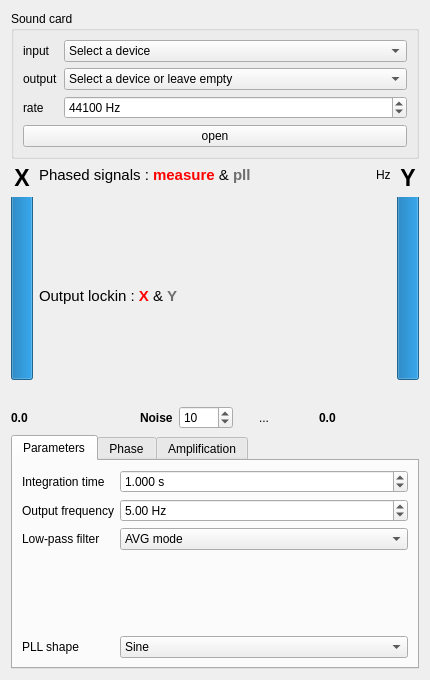
<?xml version="1.0" encoding="UTF-8"?>
<ui version="4.0">
 <class>LockinGui</class>
 <widget class="QWidget" name="LockinGui">
  <property name="geometry">
   <rect>
    <x>0</x>
    <y>0</y>
    <width>430</width>
    <height>680</height>
   </rect>
  </property>
  <property name="windowTitle">
   <string>PCSC-Lockin</string>
  </property>
  <property name="windowIcon">
   <iconset resource="images.qrc">
    <normaloff>:/icons/samovar-icon.png</normaloff>:/icons/samovar-icon.png</iconset>
  </property>
  <layout class="QVBoxLayout" name="verticalLayout_6">
   <item>
    <widget class="QGroupBox" name="groupBox_3">
     <property name="title">
      <string>Sound card</string>
     </property>
     <layout class="QVBoxLayout" name="verticalLayout_4">
      <item>
       <layout class="QFormLayout" name="formLayout_2">
        <item row="0" column="0">
         <widget class="QLabel" name="label_6">
          <property name="text">
           <string>input</string>
          </property>
         </widget>
        </item>
        <item row="2" column="0">
         <widget class="QLabel" name="label_8">
          <property name="text">
           <string>rate</string>
          </property>
         </widget>
        </item>
        <item row="0" column="1">
         <widget class="QComboBox" name="combodevice">
          <item>
           <property name="text">
            <string>Select a device</string>
           </property>
          </item>
         </widget>
        </item>
        <item row="2" column="1">
         <layout class="QHBoxLayout" name="horizontalLayout_8">
          <item>
           <widget class="QSpinBox" name="rate">
            <property name="suffix">
             <string> Hz</string>
            </property>
            <property name="maximum">
             <number>999999</number>
            </property>
            <property name="singleStep">
             <number>1000</number>
            </property>
            <property name="value">
             <number>44100</number>
            </property>
           </widget>
          </item>
         </layout>
        </item>
        <item row="1" column="0">
         <widget class="QLabel" name="label_12">
          <property name="text">
           <string>output</string>
          </property>
         </widget>
        </item>
        <item row="1" column="1">
         <widget class="QComboBox" name="combooutput">
          <item>
           <property name="text">
            <string>Select a device or leave empty</string>
           </property>
          </item>
         </widget>
        </item>
       </layout>
      </item>
      <item>
       <widget class="QPushButton" name="startstop">
        <property name="text">
         <string>open</string>
        </property>
       </widget>
      </item>
     </layout>
    </widget>
   </item>
   <item>
    <layout class="QHBoxLayout" name="horizontalLayout_3">
     <item>
      <layout class="QVBoxLayout" name="verticalLayout_2">
       <item>
        <widget class="QLabel" name="label">
         <property name="font">
          <font>
           <pointsize>17</pointsize>
           <weight>75</weight>
           <bold>true</bold>
          </font>
         </property>
         <property name="text">
          <string>X</string>
         </property>
         <property name="alignment">
          <set>Qt::AlignCenter</set>
         </property>
        </widget>
       </item>
       <item>
        <layout class="QHBoxLayout" name="horizontalLayout_2">
         <item>
          <widget class="QProgressBar" name="progressBarX">
           <property name="maximum">
            <number>1000</number>
           </property>
           <property name="value">
            <number>1000</number>
           </property>
           <property name="textVisible">
            <bool>false</bool>
           </property>
           <property name="orientation">
            <enum>Qt::Vertical</enum>
           </property>
          </widget>
         </item>
        </layout>
       </item>
       <item>
        <widget class="QLabel" name="labelpowx">
         <property name="text">
          <string/>
         </property>
         <property name="alignment">
          <set>Qt::AlignCenter</set>
         </property>
        </widget>
       </item>
      </layout>
     </item>
     <item>
      <layout class="QVBoxLayout" name="verticalLayout">
       <item>
        <layout class="QHBoxLayout" name="horizontalLayout_7">
         <item>
          <widget class="QLabel" name="label_10">
           <property name="text">
            <string>&lt;!DOCTYPE HTML PUBLIC &quot;-//W3C//DTD HTML 4.0//EN&quot; &quot;http://www.w3.org/TR/REC-html40/strict.dtd&quot;&gt;
&lt;html&gt;&lt;head&gt;&lt;meta name=&quot;qrichtext&quot; content=&quot;1&quot; /&gt;&lt;style type=&quot;text/css&quot;&gt;
p, li { white-space: pre-wrap; }
&lt;/style&gt;&lt;/head&gt;&lt;body style=&quot; font-family:'Ubuntu'; font-size:11pt; font-weight:400; font-style:normal;&quot;&gt;
&lt;p style=&quot; margin-top:0px; margin-bottom:0px; margin-left:0px; margin-right:0px; -qt-block-indent:0; text-indent:0px;&quot;&gt;Phased signals : &lt;span style=&quot; font-weight:600; color:#ff0000;&quot;&gt;measure&lt;/span&gt; &amp;amp; &lt;span style=&quot; font-weight:600; color:#6e6e6e;&quot;&gt;pll&lt;/span&gt;&lt;/p&gt;&lt;/body&gt;&lt;/html&gt;</string>
           </property>
          </widget>
         </item>
         <item>
          <spacer name="horizontalSpacer_3">
           <property name="orientation">
            <enum>Qt::Horizontal</enum>
           </property>
           <property name="sizeHint" stdset="0">
            <size>
             <width>40</width>
             <height>20</height>
            </size>
           </property>
          </spacer>
         </item>
         <item>
          <widget class="QLabel" name="chopperfrequency">
           <property name="text">
            <string>Hz</string>
           </property>
          </widget>
         </item>
        </layout>
       </item>
       <item>
        <widget class="Vumeter" name="vumeterInput" native="true">
         <property name="sizePolicy">
          <sizepolicy hsizetype="Expanding" vsizetype="Expanding">
           <horstretch>0</horstretch>
           <verstretch>0</verstretch>
          </sizepolicy>
         </property>
        </widget>
       </item>
       <item>
        <widget class="QLabel" name="label_9">
         <property name="text">
          <string>&lt;!DOCTYPE HTML PUBLIC &quot;-//W3C//DTD HTML 4.0//EN&quot; &quot;http://www.w3.org/TR/REC-html40/strict.dtd&quot;&gt;
&lt;html&gt;&lt;head&gt;&lt;meta name=&quot;qrichtext&quot; content=&quot;1&quot; /&gt;&lt;style type=&quot;text/css&quot;&gt;
p, li { white-space: pre-wrap; }
&lt;/style&gt;&lt;/head&gt;&lt;body style=&quot; font-family:'Ubuntu'; font-size:11pt; font-weight:400; font-style:normal;&quot;&gt;
&lt;p style=&quot; margin-top:0px; margin-bottom:0px; margin-left:0px; margin-right:0px; -qt-block-indent:0; text-indent:0px;&quot;&gt;Output lockin : &lt;span style=&quot; font-weight:600; color:#ff0000;&quot;&gt;X&lt;/span&gt; &amp;amp; &lt;span style=&quot; font-weight:600; color:#6e6e6e;&quot;&gt;Y&lt;/span&gt;&lt;/p&gt;&lt;/body&gt;&lt;/html&gt;</string>
         </property>
        </widget>
       </item>
       <item>
        <widget class="Vumeter" name="vumeterOutput" native="true">
         <property name="sizePolicy">
          <sizepolicy hsizetype="Expanding" vsizetype="Expanding">
           <horstretch>0</horstretch>
           <verstretch>0</verstretch>
          </sizepolicy>
         </property>
        </widget>
       </item>
      </layout>
     </item>
     <item>
      <layout class="QVBoxLayout" name="verticalLayout_3">
       <item>
        <widget class="QLabel" name="label_3">
         <property name="font">
          <font>
           <pointsize>17</pointsize>
           <weight>75</weight>
           <bold>true</bold>
          </font>
         </property>
         <property name="text">
          <string>Y</string>
         </property>
         <property name="alignment">
          <set>Qt::AlignCenter</set>
         </property>
        </widget>
       </item>
       <item>
        <layout class="QHBoxLayout" name="horizontalLayout">
         <item>
          <widget class="QProgressBar" name="progressBarY">
           <property name="maximum">
            <number>1000</number>
           </property>
           <property name="value">
            <number>1000</number>
           </property>
           <property name="textVisible">
            <bool>false</bool>
           </property>
           <property name="orientation">
            <enum>Qt::Vertical</enum>
           </property>
          </widget>
         </item>
        </layout>
       </item>
       <item>
        <widget class="QLabel" name="labelpowy">
         <property name="text">
          <string/>
         </property>
         <property name="alignment">
          <set>Qt::AlignCenter</set>
         </property>
        </widget>
       </item>
      </layout>
     </item>
    </layout>
   </item>
   <item>
    <layout class="QHBoxLayout" name="horizontalLayout_5">
     <item>
      <widget class="QLabel" name="labelx">
       <property name="minimumSize">
        <size>
         <width>100</width>
         <height>0</height>
        </size>
       </property>
       <property name="font">
        <font>
         <weight>75</weight>
         <bold>true</bold>
        </font>
       </property>
       <property name="text">
        <string>0.0</string>
       </property>
      </widget>
     </item>
     <item>
      <spacer name="horizontalSpacer_6">
       <property name="orientation">
        <enum>Qt::Horizontal</enum>
       </property>
       <property name="sizeHint" stdset="0">
        <size>
         <width>40</width>
         <height>20</height>
        </size>
       </property>
      </spacer>
     </item>
     <item>
      <widget class="QLabel" name="label_4">
       <property name="font">
        <font>
         <weight>75</weight>
         <bold>true</bold>
        </font>
       </property>
       <property name="text">
        <string>Noise</string>
       </property>
      </widget>
     </item>
     <item>
      <widget class="QSpinBox" name="noisesamples">
       <property name="minimum">
        <number>1</number>
       </property>
       <property name="maximum">
        <number>1000</number>
       </property>
       <property name="value">
        <number>10</number>
       </property>
      </widget>
     </item>
     <item>
      <widget class="QLabel" name="noise">
       <property name="minimumSize">
        <size>
         <width>50</width>
         <height>0</height>
        </size>
       </property>
       <property name="text">
        <string>...</string>
       </property>
       <property name="alignment">
        <set>Qt::AlignCenter</set>
       </property>
      </widget>
     </item>
     <item>
      <spacer name="horizontalSpacer">
       <property name="orientation">
        <enum>Qt::Horizontal</enum>
       </property>
       <property name="sizeHint" stdset="0">
        <size>
         <width>40</width>
         <height>20</height>
        </size>
       </property>
      </spacer>
     </item>
     <item>
      <widget class="QLabel" name="labely">
       <property name="minimumSize">
        <size>
         <width>100</width>
         <height>0</height>
        </size>
       </property>
       <property name="font">
        <font>
         <weight>75</weight>
         <bold>true</bold>
        </font>
       </property>
       <property name="text">
        <string>0.0</string>
       </property>
      </widget>
     </item>
    </layout>
   </item>
   <item>
    <widget class="QTabWidget" name="tabWidget">
     <property name="currentIndex">
      <number>0</number>
     </property>
     <widget class="QWidget" name="tab_param">
      <attribute name="title">
       <string>Parameters</string>
      </attribute>
      <layout class="QVBoxLayout" name="verticalLayout_14">
       <item>
        <layout class="QFormLayout" name="formLayout">
         <property name="fieldGrowthPolicy">
          <enum>QFormLayout::AllNonFixedFieldsGrow</enum>
         </property>
         <item row="0" column="0">
          <widget class="QLabel" name="label_5">
           <property name="text">
            <string>Integration time</string>
           </property>
          </widget>
         </item>
         <item row="0" column="1">
          <widget class="QDoubleSpinBox" name="integrationtime">
           <property name="suffix">
            <string> s</string>
           </property>
           <property name="decimals">
            <number>3</number>
           </property>
           <property name="singleStep">
            <double>0.100000000000000</double>
           </property>
           <property name="value">
            <double>1.000000000000000</double>
           </property>
          </widget>
         </item>
         <item row="1" column="0">
          <widget class="QLabel" name="label_7">
           <property name="text">
            <string>Output frequency</string>
           </property>
          </widget>
         </item>
         <item row="2" column="0">
          <widget class="QLabel" name="label_13">
           <property name="text">
            <string>Low-pass filter</string>
           </property>
          </widget>
         </item>
         <item row="2" column="1">
          <widget class="QComboBox" name="lowpassmode">
           <item>
            <property name="text">
             <string>AVG mode</string>
            </property>
           </item>
           <item>
            <property name="text">
             <string>RC mode</string>
            </property>
           </item>
          </widget>
         </item>
         <item row="4" column="0">
          <widget class="QLabel" name="label_2">
           <property name="text">
            <string>PLL shape</string>
           </property>
          </widget>
         </item>
         <item row="4" column="1">
          <widget class="QComboBox" name="pllshape">
           <item>
            <property name="text">
             <string>Sine</string>
            </property>
           </item>
           <item>
            <property name="text">
             <string>Square</string>
            </property>
           </item>
           <item>
            <property name="text">
             <string>Triangle</string>
            </property>
           </item>
          </widget>
         </item>
         <item row="3" column="0">
          <spacer name="verticalSpacer_2">
           <property name="orientation">
            <enum>Qt::Vertical</enum>
           </property>
           <property name="sizeHint" stdset="0">
            <size>
             <width>0</width>
             <height>10</height>
            </size>
           </property>
          </spacer>
         </item>
         <item row="1" column="1">
          <widget class="QDoubleSpinBox" name="outputfrequency">
           <property name="enabled">
            <bool>true</bool>
           </property>
           <property name="suffix">
            <string> Hz</string>
           </property>
           <property name="minimum">
            <double>0.010000000000000</double>
           </property>
           <property name="value">
            <double>5.000000000000000</double>
           </property>
          </widget>
         </item>
        </layout>
       </item>
      </layout>
     </widget>
     <widget class="QWidget" name="tab_phase">
      <attribute name="title">
       <string>Phase</string>
      </attribute>
      <layout class="QVBoxLayout" name="verticalLayout_13">
       <item>
        <widget class="QDial" name="dial">
         <property name="enabled">
          <bool>true</bool>
         </property>
         <property name="maximum">
          <number>360</number>
         </property>
         <property name="pageStep">
          <number>15</number>
         </property>
         <property name="value">
          <number>0</number>
         </property>
         <property name="tracking">
          <bool>true</bool>
         </property>
         <property name="invertedAppearance">
          <bool>false</bool>
         </property>
         <property name="invertedControls">
          <bool>false</bool>
         </property>
         <property name="wrapping">
          <bool>true</bool>
         </property>
         <property name="notchTarget">
          <double>15.000000000000000</double>
         </property>
         <property name="notchesVisible">
          <bool>true</bool>
         </property>
        </widget>
       </item>
       <item>
        <layout class="QHBoxLayout" name="horizontalLayout_6">
         <item>
          <widget class="QToolButton" name="minusninety">
           <property name="text">
            <string>-90°</string>
           </property>
          </widget>
         </item>
         <item>
          <spacer name="horizontalSpacer_2">
           <property name="orientation">
            <enum>Qt::Horizontal</enum>
           </property>
           <property name="sizeHint" stdset="0">
            <size>
             <width>0</width>
             <height>0</height>
            </size>
           </property>
          </spacer>
         </item>
         <item>
          <widget class="QToolButton" name="autophase">
           <property name="minimumSize">
            <size>
             <width>55</width>
             <height>0</height>
            </size>
           </property>
           <property name="text">
            <string>auto</string>
           </property>
          </widget>
         </item>
         <item>
          <spacer name="horizontalSpacer_7">
           <property name="orientation">
            <enum>Qt::Horizontal</enum>
           </property>
           <property name="sizeHint" stdset="0">
            <size>
             <width>0</width>
             <height>0</height>
            </size>
           </property>
          </spacer>
         </item>
         <item>
          <widget class="QToolButton" name="plusninety">
           <property name="text">
            <string>+90°</string>
           </property>
          </widget>
         </item>
        </layout>
       </item>
       <item>
        <widget class="QDoubleSpinBox" name="phi">
         <property name="suffix">
          <string>°</string>
         </property>
         <property name="decimals">
          <number>3</number>
         </property>
         <property name="minimum">
          <double>-360.000000000000000</double>
         </property>
         <property name="maximum">
          <double>360.000000000000000</double>
         </property>
         <property name="singleStep">
          <double>0.100000000000000</double>
         </property>
        </widget>
       </item>
      </layout>
     </widget>
     <widget class="QWidget" name="tab_ampli">
      <attribute name="title">
       <string>Amplification</string>
      </attribute>
      <layout class="QVBoxLayout" name="verticalLayout_12">
       <item>
        <layout class="QHBoxLayout" name="horizontalLayout_9">
         <item>
          <widget class="QProgressBar" name="progressBarAmp">
           <property name="maximum">
            <number>1000</number>
           </property>
           <property name="value">
            <number>1000</number>
           </property>
           <property name="textVisible">
            <bool>true</bool>
           </property>
           <property name="orientation">
            <enum>Qt::Vertical</enum>
           </property>
          </widget>
         </item>
         <item>
          <layout class="QVBoxLayout" name="verticalLayout_10">
           <item>
            <widget class="QGroupBox" name="manualrange">
             <property name="title">
              <string>Manual range</string>
             </property>
             <property name="checkable">
              <bool>true</bool>
             </property>
             <layout class="QVBoxLayout" name="verticalLayout_8">
              <item>
               <widget class="QComboBox" name="comborange"/>
              </item>
             </layout>
            </widget>
           </item>
           <item>
            <spacer name="verticalSpacer">
             <property name="orientation">
              <enum>Qt::Vertical</enum>
             </property>
             <property name="sizeHint" stdset="0">
              <size>
               <width>0</width>
               <height>0</height>
              </size>
             </property>
            </spacer>
           </item>
           <item>
            <widget class="QPushButton" name="editranges">
             <property name="text">
              <string>Edit ranges</string>
             </property>
             <property name="icon">
              <iconset resource="images.qrc">
               <normaloff>:/icons/chart-icon.png</normaloff>:/icons/chart-icon.png</iconset>
             </property>
            </widget>
           </item>
          </layout>
         </item>
        </layout>
       </item>
       <item>
        <widget class="QLabel" name="labelsaturation">
         <property name="text">
          <string/>
         </property>
        </widget>
       </item>
      </layout>
     </widget>
    </widget>
   </item>
  </layout>
 </widget>
 <customwidgets>
  <customwidget>
   <class>Vumeter</class>
   <extends>QWidget</extends>
   <header>vumeter.h</header>
   <container>1</container>
  </customwidget>
 </customwidgets>
 <tabstops>
  <tabstop>integrationtime</tabstop>
  <tabstop>outputfrequency</tabstop>
  <tabstop>minusninety</tabstop>
  <tabstop>plusninety</tabstop>
 </tabstops>
 <resources>
  <include location="images.qrc"/>
 </resources>
 <connections/>
</ui>
